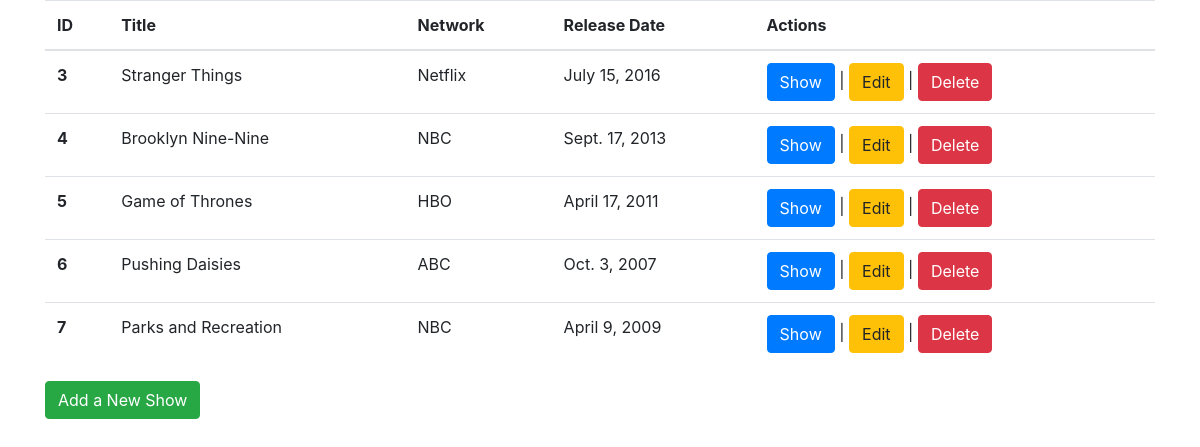
The app's page /shows, older data.
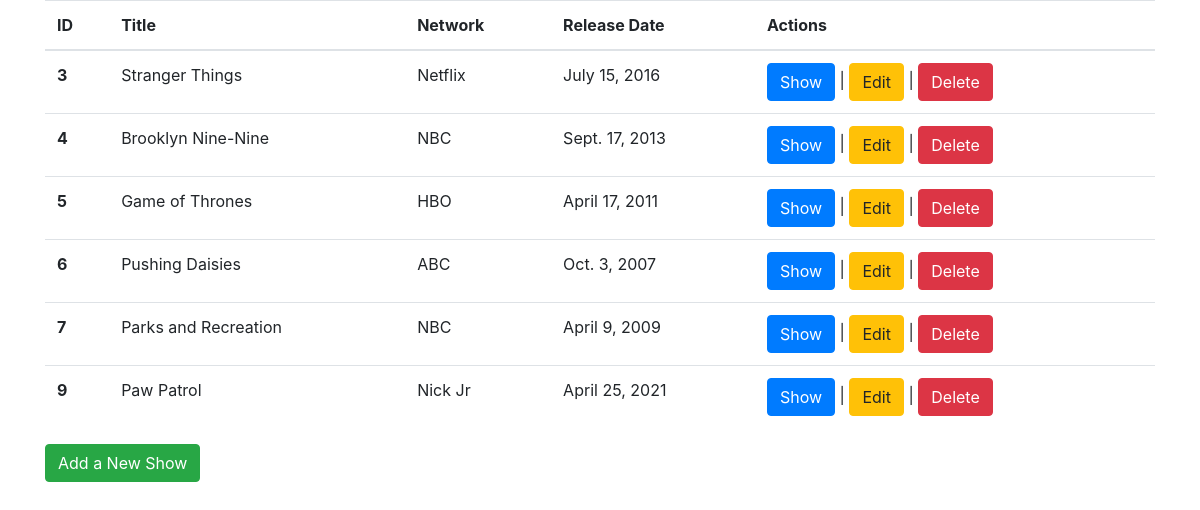
The same page, newer data.
### shows_app/models.py (models this page shows)
class Movie(models.Model):
    network = models.ForeignKey(Network, related_name="network", on_delete = models.CASCADE)
    title = models.CharField(max_length=255)
    desc = models.TextField(default="")
    release_date = models.DateField()
    created_at = models.DateTimeField(auto_now_add=True)
    updated_at = models.DateTimeField(auto_now=True)
    objects = ShowManager()

class Network(models.Model):
    name = models.CharField(max_length=255)
    created_at = models.DateTimeField(auto_now_add=True)
    updated_at = models.DateTimeField(auto_now=True)
    objects = NetworkManager()

### shows_app/views.py (the view)
# urls.py: path('shows', views.shows),
def shows(request):
    context = {
        "all_movies": Movie.objects.all(),
        "all_networks": Network.objects.all(),
    }
    return render(request, "shows.html", context)

### shows_app/templates/shows.html (shortened to what this page needs)
<!DOCTYPE html>
<html lang="en">
<head>
    <link rel="stylesheet" href="https://maxcdn.bootstrapcdn.com/bootstrap/4.0.0/css/bootstrap.min.css">
    {% load static %}
    <link rel="stylesheet" href="{% static 'css/style.css' %}">
</head>
<body>
    <div class="container">
        <div class="row">
            <div class="col">
                <table class="table">
                    <thead>
                        <tr>
                            <th scope="col">ID</th>
                            <th scope="col">Title</th>
                            <th scope="col">Network</th>
                            <th scope="col">Release Date</th>
                            <th scope="col">Actions</th>
                        </tr>
                    </thead>
                    <tbody>
                        {% for movie in all_movies %}
                        <tr>
                            <th scope="row">{{movie.id}}</th>
                            <td>{{movie.title}}</td>
                            <td>{{movie.network.name}}</td>
                            <td>{{movie.release_date}}</td>
                            <td><a class="btn btn-primary" href="/shows/{{movie.id}}" role="button">Show</a> |
                                <a class="btn btn-warning" href="/shows/{{movie.id}}/edit" role="button">Edit</a> |
                                <a class="btn btn-danger" href="/shows/{{movie.id}}/destroy" role="button">Delete</a>
                            </td>
                        </tr>
                        {% endfor %}
                    </tbody>
                </table>
                <a class="btn btn-success" href="/shows/new" role="button">Add a New Show</a>
            </div>
        </div>
    </div>
</body>
</html>

Row changes from the older to the newer data that the page shows:
added Movie: id "9", title "Paw Patrol", network.name "Nick Jr", release_date "April 25, 2021"
